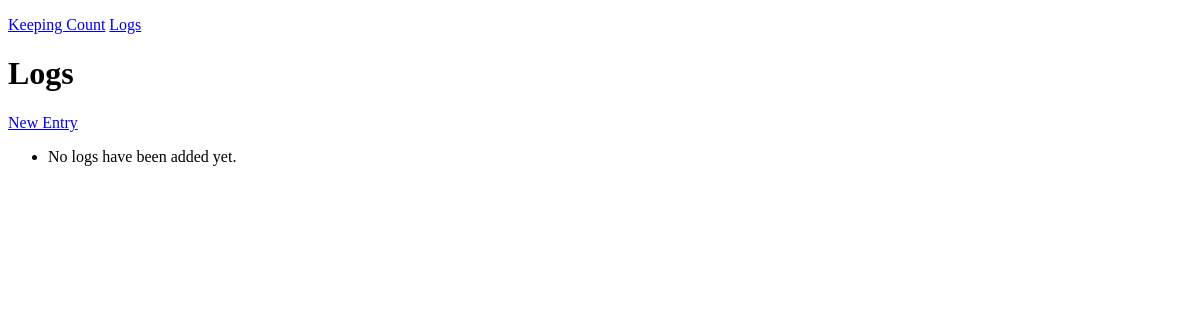
/logs/ (signed in), run on an earlier commit of the app's database.
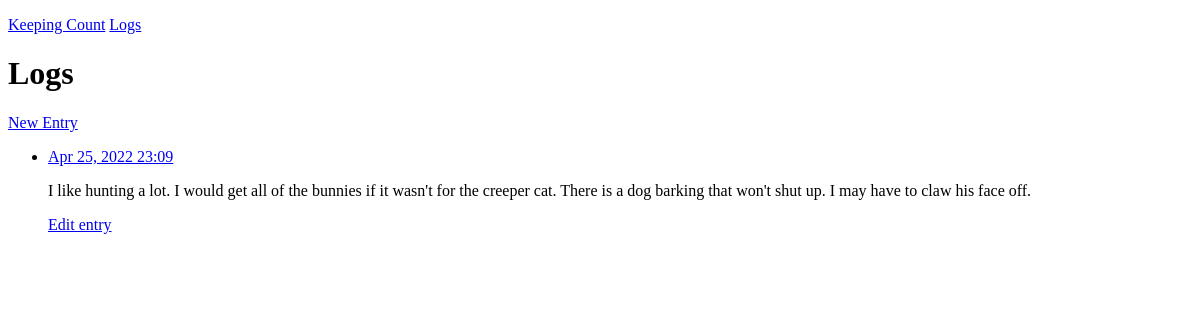
And on a later commit of the database.
### logs/models.py (models this page shows, shortened)
class Log(models.Model):
    text = models.TextField()
    date_added = models.DateTimeField(auto_now_add=True)
    date_updated = models.DateTimeField(auto_now=True)
    owner = models.ForeignKey(User, on_delete=models.CASCADE)

### logs/views.py (the view)
# urls.py: path('', include('logs.urls')),
@login_required
def logs(request):
    user_logs = Log.objects.filter(owner=request.user).order_by('date_added')
    context = {'logs': user_logs}
    return render(request, 'logs/logs.html', context)

### logs/templates/logs/logs.html
{% extends "logs/base.html" %}
{% block content %}
    <h1>Logs</h1>
    <p> <a href ="{% url 'logs:new_entry' %}">New Entry</a></p>
    <ul>
        {% for log in logs %}
            <li>
                <p><a href="{%url 'logs:log_entry' log.id %}">{{ log.date_added|date:'M d, Y H:i'}}</a> </p>
                <p>{{log.text|linebreaks }}</p>
                <p>
                    <a href="{% url 'logs:edit_entry' log.id%}">Edit entry</a>
                </p>
            </li>
        {% empty %}
            <li>No logs have been added yet.</li>
        {% endfor %}
    </ul>
{% endblock content %}

### logs/templates/logs/base.html (shortened to what this page needs)
<!DOCTYPE html>
<html lang="en">
<head>
</head>
<body>
    <p>
        <a href ="{% url 'logs:index' %}">Keeping Count</a>
        <a href ="{% url 'logs:logs' %}">Logs</a>
    </p>
    {% block content %}{% endblock content %}
</body>
</html>

What changed in the data, as far as the page shows it:
added Log: date_added "Apr 25, 2022 23:09", text "I like hunting a lot. I would get all of the bunnies if it wasn't for the creeper cat. There is a dog barking that won't shut up. I may have to claw his face off."
Also different on the page:
text no longer shown: "No logs have been added yet."
